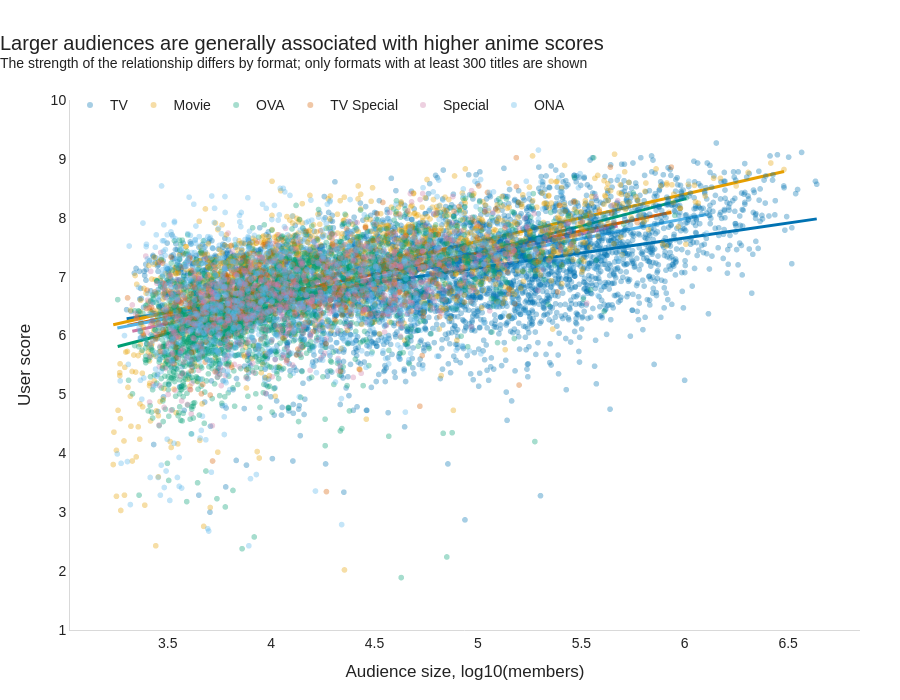

The notebook cell saved with this chart:
### Code cell
fig = apply_chart_style(
    fig,
    title=(
        "Larger audiences are generally associated "
        "with higher anime scores"
    ),
    subtitle=(
        "The strength of the relationship differs by format; "
        "only formats with at least 300 titles are shown"
    )
)

fig.update_layout(
    height=700,
    legend={
        "orientation": "h",
        "yanchor": "top",
        "y": 1.02,
        "xanchor": "left",
        "x": 0
    }
)

fig.update_yaxes(
    range=[1, 10],
    dtick=1
)

fig.show()
